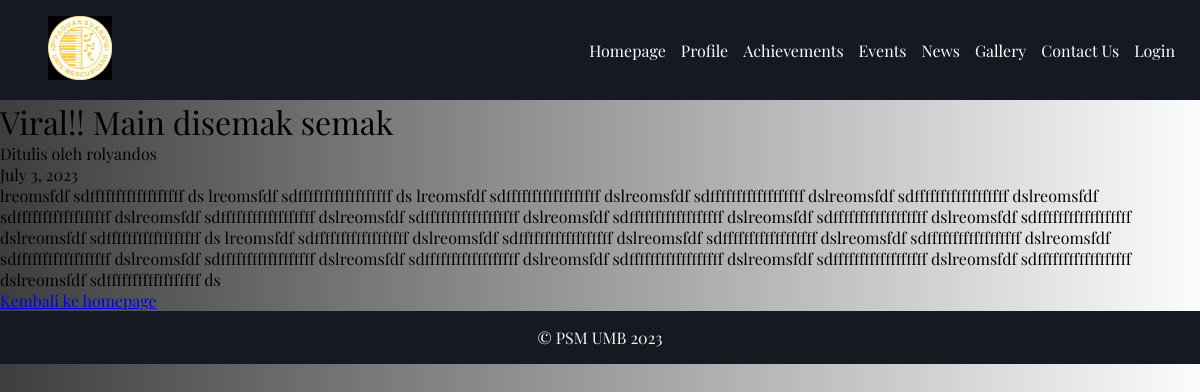
Page /article/3 on the committed database.
### article/models.py (models this page shows, shortened)
class Article(models.Model):
    article_id = models.AutoField(primary_key=True)
    title = models.CharField(max_length=100)
    date_added = models.DateField(auto_now=True)
    author = models.ForeignKey(User,on_delete=models.CASCADE,null=True)
    body = RichTextField()

### article/views.py (the view)
# urls.py: path('article/<int:article_id>',views.article_detail,name="article-detail")
def article_detail(request,article_id):
    article = Article.objects.select_related('author').get(pk=article_id)
    return render(request,"blogs/article.html",{"user":request,"article":article})

### templates/blogs/article.html
{% extends "base.html" %}
{% block content %}
<h1>{{article.title}}</h1>
<p>Ditulis oleh {{article.author.username}}</p>
<span>{{article.date_added}}</span>
<p>{{article.body | safe | linebreaks}}</p>
<a href="{% url 'homepage' %}">Kembali ke homepage</a>
{% endblock %}

### article/static/style.css (style rules this page uses)
* { box-sizing: border-box; margin: 0; padding: 0; }
h1 { font-weight: 300; }
:root { --color1 : #fff7d4; --color2 : #ffd95a; --color3 : #c07f00; --color4 : #4c3d3d; --color5 : #9e8430; --color6 : #000080; --white : #f8f8f0; --black : #151922; }
body { margin: 0; padding: 0; font-family: 'playfair'; background-image: linear-gradient(to left, rgba(245, 246, 252, 0.32), rgba(14, 13, 13, 0.80)),url("./Resources/images/choir\ 3\ edited.png");; background-size: cover; background-repeat: repeat-x; background-attachment: fixed; }

### rows in the picture
Article: title "Viral!! Main disemak semak", author.username "rolyandos", date_added "July 3, 2023", body "lreomsfdf sdffffffffffffffffff ds lreomsfdf sdffffffffffffffffff ds lreomsfdf sdffffffffffffffffff dslreomsfdf sdffffffffffffffffff dslreomsfdf sdffffffffffffffffff dslreomsfdf sdffffffffffffffffff dslreomsfdf sdffffffffffffffffff dslreomsfdf sdffffffffffffffffff dslreomsfdf sdffffffffffffffffff dslreomsfdf sdffffffffffffffffff dslreomsfdf sdffffffffffffffffff dslreomsfdf sdffffffffffffffffff ds lreomsfdf sdffffffffffffffffff dslreomsfdf sdffffffffffffffffff dslreomsfdf sdffffffffffffffffff dslreomsfdf sdffffffffffffffffff dslreomsfdf sdffffffffffffffffff dslreomsfdf sdffffffffffffffffff dslreomsfdf sdffffffffffffffffff dslreomsfdf sdffffffffffffffffff dslreomsfdf sdffffffffffffffffff…"
